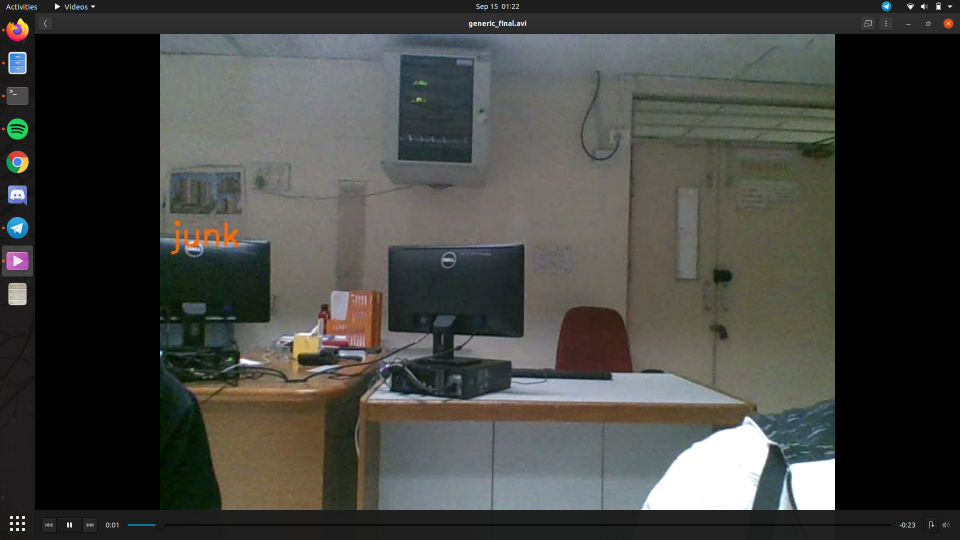
#> input picture generic/g_junk.png, 1920 x 1080 px, given in place of record_0.avi, which was not available (shown at 1/2 size)
$ python extract.py
#> lines starting #> are read from the running program, lines starting #| are printed output that depends on the picture; after the words box and inside, x2 and y2 are one past the last pixel; in counts of white or black regions, pixels touching at a corner belong together; pictures that were not available may be replaced by others from this repository, and a replacement may not be noted
import cv2
import csv
import numpy as np

# previous	0
# next 		1
# stop		2
# junk		3

outfilename = 'labels2.csv'
data = [[]]
fps_needed = 10
filenames = ['bitmask/record_0.avi','bitmask/record_1.avi','bitmask/record_2.avi','bitmask/record_3.avi']
labels = [2,1,0,3]
filenames += ['gcl_rand/record_1.avi','gcl_rand/record_2.avi','gcl_rand/record_3.avi','gcl_rand/record_4.avi','gcl_rand/record_5.avi','gcl_rand/record_6.avi','gcl_rand/record_7.avi']
labels += [3,2,0,1,0,1,2]
filenames += ['gcl2/record_0.avi','gcl2/record_1.avi','gcl2/record_2.avi','gcl2/record_3.avi','gcl2/record_4.avi','gcl2/record_5.avi','gcl2/record_6.avi','gcl2/record_7.avi']
labels += [2,0,1,3,3,2,0,1]
filenames += ['gcl3/record_0.avi','gcl3/record_1.avi','gcl3/record_2.avi','gcl3/record_3.avi','gcl3/record_4.avi']
labels += [1,1,2,0,3]
kernel = np.ones((3,3),np.uint8)
i=0
lower = np.array([108, 23, 82], dtype = "uint8")
upper = np.array([179, 255, 255], dtype = "uint8")
for count in range(0,len(filenames)):
    filename = filenames[count]
    label = labels[count]
    cap= cv2.VideoCapture(filename)
    fps = cap.get(cv2.CAP_PROP_FPS)
    print("video fps = ", fps)
    mod = fps/fps_needed
    while(cap.isOpened()):
        ret, frame = cap.read()
#> frame is the input picture: shape (1080, 1920, 3); mean B, G, R 64.8, 68.3, 67.9
        if ret == False:
            break
        if (i%mod == 0):
            width = 50
            height = 50
            dim = (width, height)
            nemo = cv2.cvtColor(frame,cv2.COLOR_BGR2RGB)
            hsv_nemo = cv2.cvtColor(nemo, cv2.COLOR_RGB2HSV)
#> hsv_nemo: shape (1080, 1920, 3); mean H, S, V 38.5, 31.2, 72.4
            mask = cv2.inRange(hsv_nemo, lower, upper)
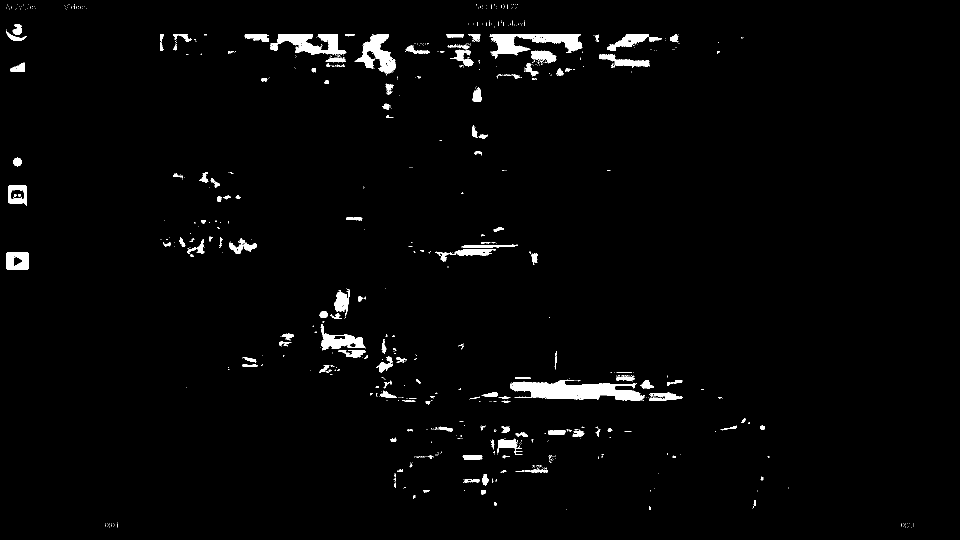
#> mask: shape (1080, 1920) (shown at 1/2 size); 2.2% white; 730 white regions (594 under 20 px), largest, box (x1, y1, x2, y2) and area: (1020, 760, 1288, 801) 6682, (979, 68, 1165, 116) 4107, (540, 68, 693, 111) 3273

            kernel = cv2.getStructuringElement(cv2.MORPH_ELLIPSE, (4, 4))
            hsv_d = cv2.morphologyEx(mask,cv2.MORPH_OPEN, kernel)
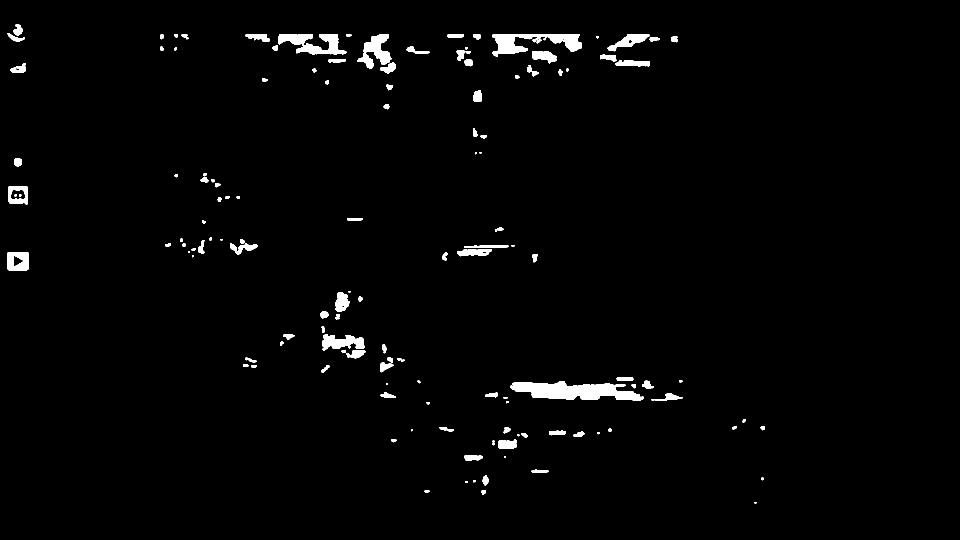
#> hsv_d: shape (1080, 1920) (shown at 1/2 size); 1.8% white; 141 white regions (13 under 20 px), largest, box (x1, y1, x2, y2) and area: (1021, 762, 1287, 802) 6372, (984, 69, 1164, 114) 3646, (592, 69, 693, 110) 1834
            resized = cv2.resize(hsv_d, dim, interpolation = cv2.INTER_AREA)
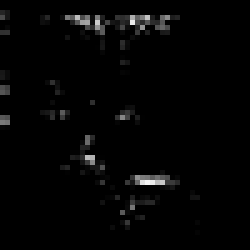
#> resized: shape (50, 50) (shown 5 times larger); min 0, max 244, mean 4.6
            out_fname = 'out/img'+str(i)+'.jpg'
            cv2.imwrite(out_fname,resized)
            data.append([out_fname,str(label)])
        i+=1
    cap.release()
    cv2.destroyAllWindows()

np.random.shuffle(data)
print(len(data))
wtr = csv.writer(open (outfilename, 'w'), delimiter=',', lineterminator='\n')
for x in data : wtr.writerow (x)

$ run again, on generic/g_left.png
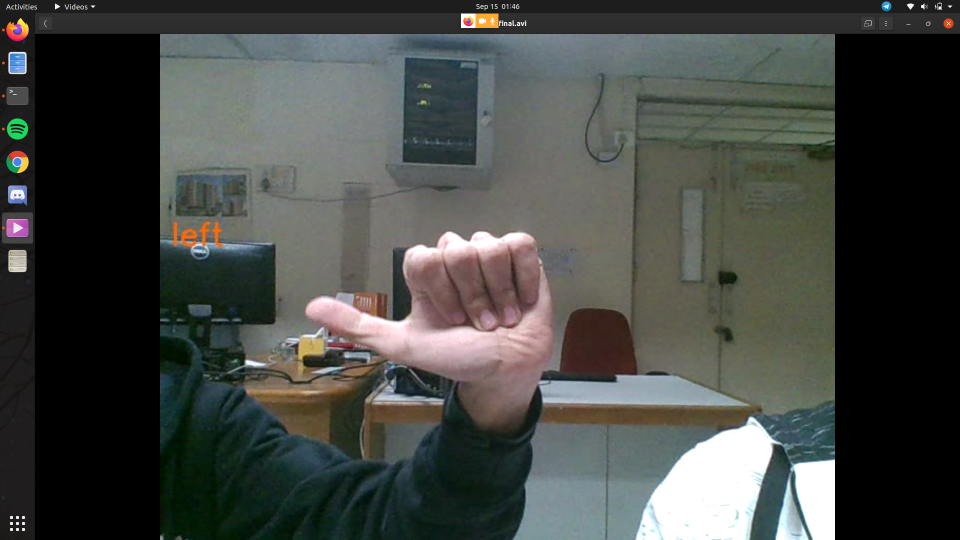
#> input picture generic/g_left.png, 1920 x 1080 px, given in place of record_0.avi, which was not available (shown at 1/2 size)
#> frame is the input picture: shape (1080, 1920, 3); mean B, G, R 67.6, 71.5, 68.6
#> hsv_nemo: shape (1080, 1920, 3); mean H, S, V 43.3, 39.1, 75.2
#> `mask = cv2.inRange(hsv_nemo, lower, upper)`:
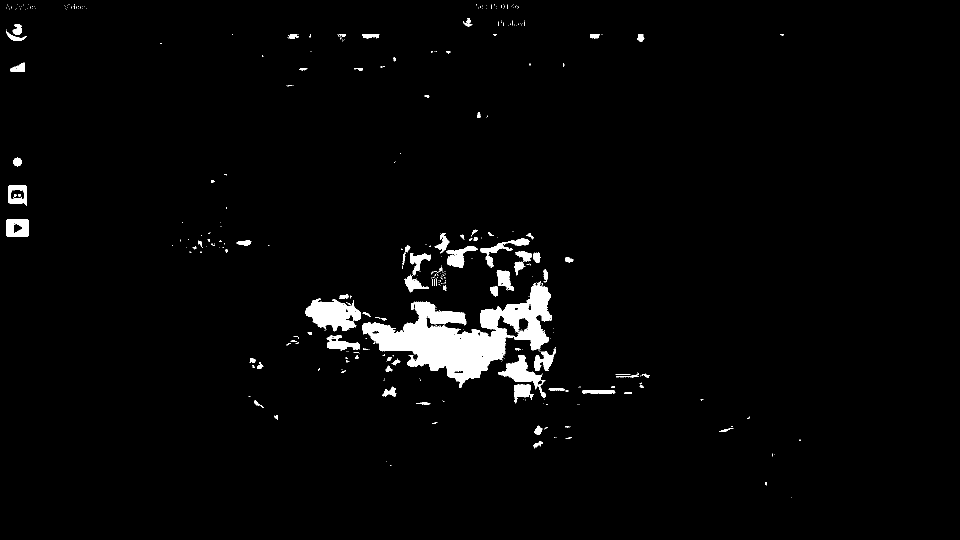
#> mask: shape (1080, 1920) (shown at 1/2 size); 2.7% white; 419 white regions (334 under 20 px), largest, box (x1, y1, x2, y2) and area: (724, 563, 1104, 775) 30130, (611, 597, 721, 663) 4534, (996, 710, 1092, 795) 2400
#> hsv_d: shape (1080, 1920); 2.5% white; 94 white regions (13 under 20 px), largest, box (x1, y1, x2, y2) and area: (725, 571, 1102, 776) 29326, (612, 599, 722, 663) 4419, (997, 711, 1084, 774) 2141
#> `resized = cv2.resize(hsv_d, dim, interpolation = cv2.INTER_AREA)`:
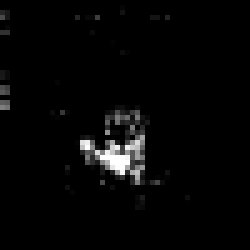
#> resized: shape (50, 50) (shown 5 times larger); min 0, max 255, mean 6.3

$ run again, on generic/g_stop.png
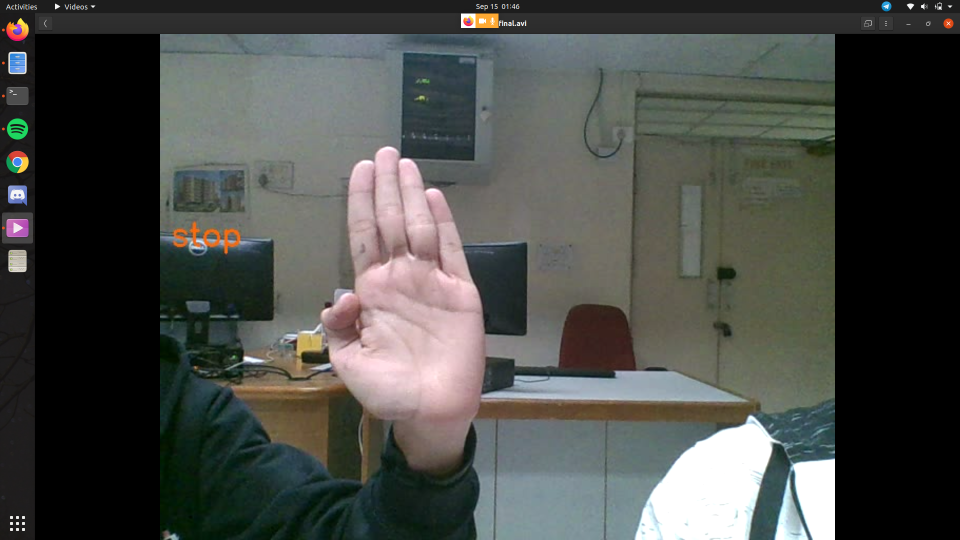
#> input picture generic/g_stop.png, 1920 x 1080 px, given in place of record_0.avi, which was not available (shown at 1/2 size)
#> frame is the input picture: shape (1080, 1920, 3); mean B, G, R 71.7, 75.5, 73.5
#> hsv_nemo: shape (1080, 1920, 3); mean H, S, V 46.4, 36.6, 79.8
#> `mask = cv2.inRange(hsv_nemo, lower, upper)`:
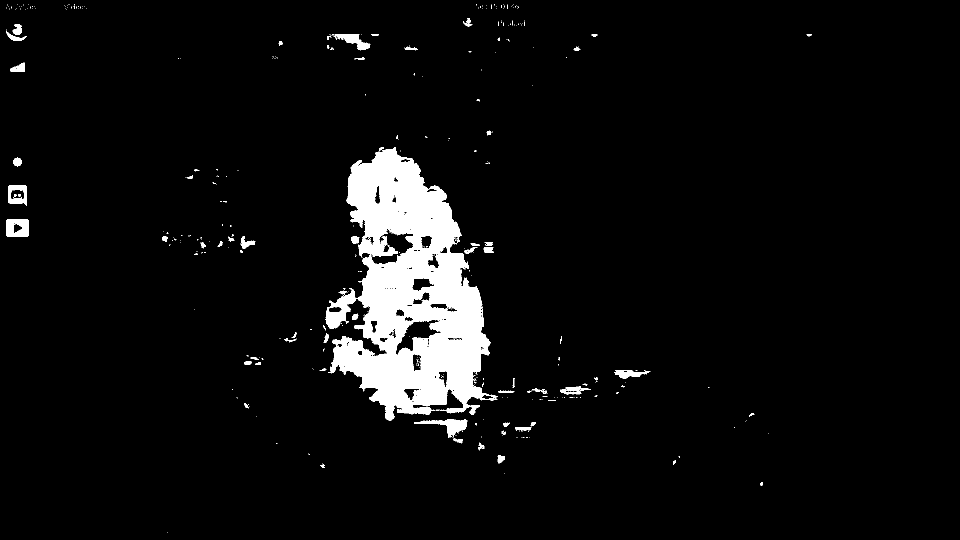
#> mask: shape (1080, 1920) (shown at 1/2 size); 5.3% white; 419 white regions (345 under 20 px), largest, box (x1, y1, x2, y2) and area: (656, 294, 996, 842) 95404, (651, 576, 714, 658) 2161, (828, 838, 935, 876) 1377
#> hsv_d: shape (1080, 1920); 5.1% white; 70 white regions (13 under 20 px), largest, box (x1, y1, x2, y2) and area: (661, 296, 981, 842) 93615, (653, 580, 713, 658) 2102, (13, 439, 58, 475) 1362
#> `resized = cv2.resize(hsv_d, dim, interpolation = cv2.INTER_AREA)`:
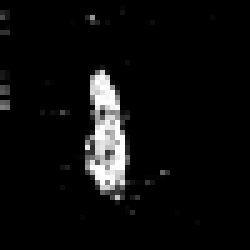
#> resized: shape (50, 50) (shown 5 times larger); min 0, max 255, mean 12.9
